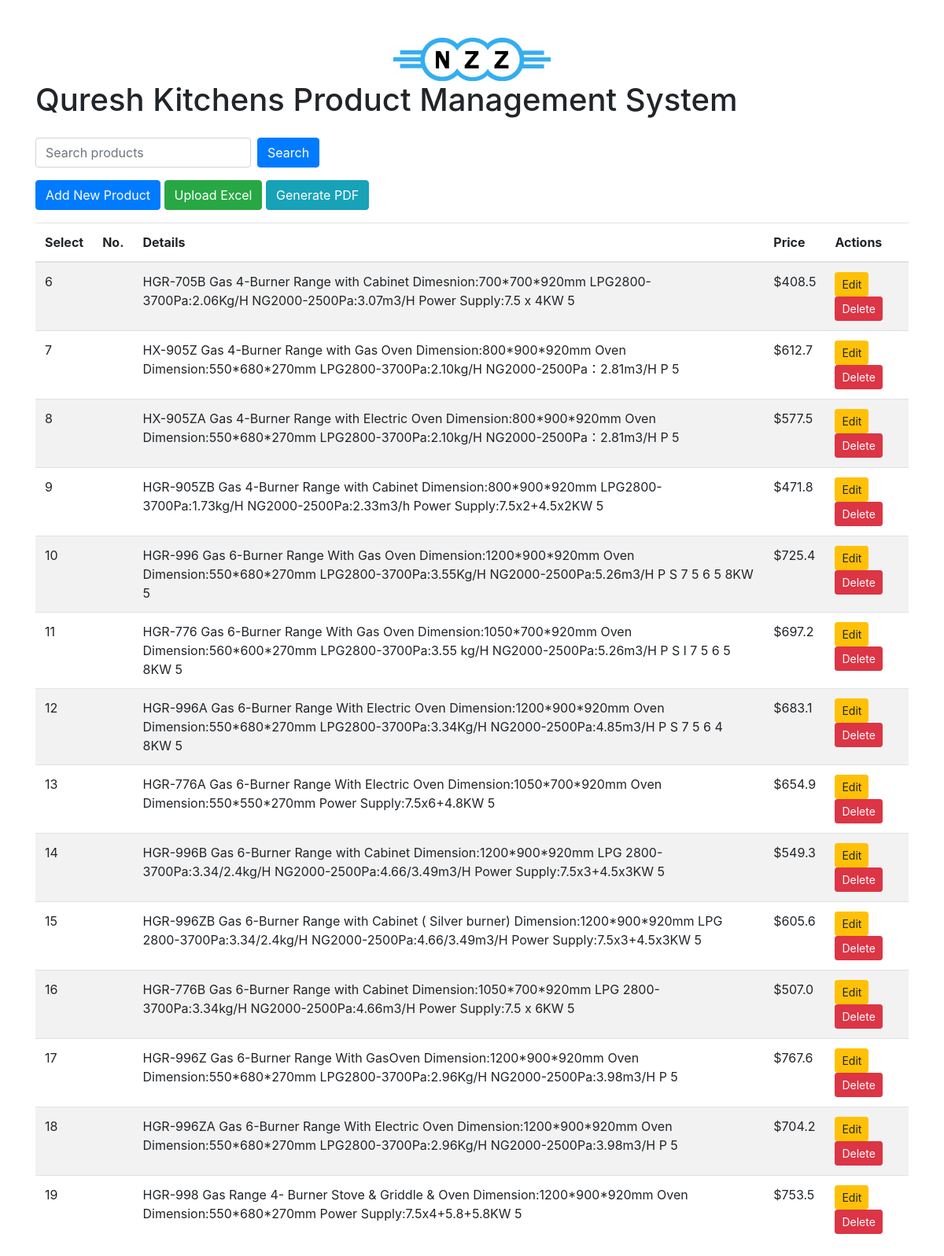
The app's page /excel_to_db/ with its own data.
### Quresh_Database/models.py (models this page shows, shortened)
class Product(db.Model):
    id = db.Column(db.Integer, primary_key=True, autoincrement=True)
    no = db.Column(db.Integer, nullable=False)
    details = db.Column(db.Text, nullable=True)
    price = db.Column(db.Float, nullable=False)
    image = db.Column(db.LargeBinary, nullable=True)  # This will store the image data
    created_at = db.Column(db.DateTime(timezone=True), server_default=db.func.now())

### Quresh_Database/__init__.py (the view)
@project1.route('/', methods=['GET'])
def index():
    search_query = request.args.get('search', '').strip()
    if search_query:
        products = Product.query.filter(
            db.or_(
                Product.details.ilike(f'%{search_query}%'),
                Product.price.cast(db.String).ilike(f'%{search_query}%')
            )
        ).all()
    else:
        products = Product.query.all()
    return render_template('Quresh_Database/index.html', products=products, search_query=search_query)

### Quresh_Database/__init__.py (called while the page is built)
@project1.app_template_filter('highlight')
def highlight_filter(text, search_term):
    if not search_term:
        return text
    highlighted = text.replace(search_term, f'<span class="highlight">{search_term}</span>')
    return highlighted

### Quresh_Database/templates/Quresh_Database/index.html (shortened to what this page needs)
<!DOCTYPE html>
<html lang="en">
<head>
    <link rel="stylesheet" href="https://stackpath.bootstrapcdn.com/bootstrap/4.5.2/css/bootstrap.min.css">
</head>
<body>
    <div class="container mt-5">
        <div class="text-center">
            <img src="{{ url_for('excel_to_db.static', filename='logo.jpeg') }}" alt="Quresh Kitchens Logo" style="max-width: 200px;">
        </div>
        <h1 class="mb-4">Quresh Kitchens Product Management System</h1>
        <div class="mb-3">
            <form action="{{ url_for('excel_to_db.index') }}" method="get" class="form-inline mb-3">
                <input type="text" name="search" class="form-control mr-2" placeholder="Search products" value="{{ search_query }}">
                <button type="submit" class="btn btn-primary">Search</button>
            </form>
            <a href="{{ url_for('excel_to_db.add_product') }}" class="btn btn-primary">Add New Product</a>
            <a href="{{ url_for('excel_to_db.upload_excel') }}" class="btn btn-success">Upload Excel</a>
            <button id="generate_pdf" class="btn btn-info">Generate PDF</button>
        </div>
        <table class="table table-striped">
            <thead>
                <tr>
                    <th>Select</th>
                    <th>No.</th>
                    <th>Details</th>
                    <th>Price</th>
                    <th>Actions</th>
                </tr>
            </thead>
            <tbody>
                {% for product in products %}
                <tr>
                    <td>{{ product.id }}</td>
                    <td>
                    </td>
                    <td>{{ product.details | highlight(search_query) | safe }}</td>
                    <td>${{ product.price }}</td>
                    <td>
                        <a href="{{ url_for('excel_to_db.edit_product', product_id=product.id) }}" class="btn btn-sm btn-warning">Edit</a>
                        <form action="{{ url_for('excel_to_db.delete_product', product_id=product.id) }}" method="post" style="display:inline;">
                            <button type="submit" class="btn btn-sm btn-danger" onclick="return confirm('Are you sure you want to delete this product?');">Delete</button>
                        </form>
                    </td>
                </tr>
                {% endfor %}
            </tbody>
        </table>
    </div>
</body>
</html>

### records on screen
Product: id "6", details|highlight "HGR-705B Gas 4-Burner Range with Cabinet Dimesnion:700*700*920mm LPG2800-3700Pa:2.06Kg/H NG2000-2500Pa:3.07m3/H Power Supply:7.5 x 4KW 5", price "408.5"
Product: id "7", details|highlight "HX-905Z Gas 4-Burner Range with Gas Oven Dimension:800*900*920mm Oven Dimension:550*680*270mm LPG2800-3700Pa:2.10kg/H NG2000-2500Pa：2.81m3/H P 5", price "612.7"
Product: id "8", details|highlight "HX-905ZA Gas 4-Burner Range with Electric Oven Dimension:800*900*920mm Oven Dimension:550*680*270mm LPG2800-3700Pa:2.10kg/H NG2000-2500Pa：2.81m3/H P 5", price "577.5"
Product: id "9", details|highlight "HGR-905ZB Gas 4-Burner Range with Cabinet Dimension:800*900*920mm LPG2800-3700Pa:1.73kg/H NG2000-2500Pa:2.33m3/h Power Supply:7.5x2+4.5x2KW 5", price "471.8"
Product: id "10", details|highlight "HGR-996 Gas 6-Burner Range With Gas Oven Dimension:1200*900*920mm Oven Dimension:550*680*270mm LPG2800-3700Pa:3.55Kg/H NG2000-2500Pa:5.26m3/H P S 7 5 6 5 8KW 5", price "725.4"
Product: id "11", details|highlight "HGR-776 Gas 6-Burner Range With Gas Oven Dimension:1050*700*920mm Oven Dimension:560*600*270mm LPG2800-3700Pa:3.55 kg/H NG2000-2500Pa:5.26m3/H P S l 7 5 6 5 8KW 5", price "697.2"
Product: id "12", details|highlight "HGR-996A Gas 6-Burner Range With Electric Oven Dimension:1200*900*920mm Oven Dimension:550*680*270mm LPG2800-3700Pa:3.34Kg/H NG2000-2500Pa:4.85m3/H P S 7 5 6 4 8KW 5", price "683.1"
Product: id "13", details|highlight "HGR-776A Gas 6-Burner Range With Electric Oven Dimension:1050*700*920mm Oven Dimension:550*550*270mm Power Supply:7.5x6+4.8KW 5", price "654.9"
Product: id "14", details|highlight "HGR-996B Gas 6-Burner Range with Cabinet Dimension:1200*900*920mm LPG 2800-3700Pa:3.34/2.4kg/H NG2000-2500Pa:4.66/3.49m3/H Power Supply:7.5x3+4.5x3KW 5", price "549.3"
Product: id "15", details|highlight "HGR-996ZB Gas 6-Burner Range with Cabinet ( Silver burner) Dimension:1200*900*920mm LPG 2800-3700Pa:3.34/2.4kg/H NG2000-2500Pa:4.66/3.49m3/H Power Supply:7.5x3+4.5x3KW 5", price "605.6"
Product: id "16", details|highlight "HGR-776B Gas 6-Burner Range with Cabinet Dimension:1050*700*920mm LPG 2800-3700Pa:3.34kg/H NG2000-2500Pa:4.66m3/H Power Supply:7.5 x 6KW 5", price "507.0"
Product: id "17", details|highlight "HGR-996Z Gas 6-Burner Range With GasOven Dimension:1200*900*920mm Oven Dimension:550*680*270mm LPG2800-3700Pa:2.96Kg/H NG2000-2500Pa:3.98m3/H P 5", price "767.6"
Product: id "18", details|highlight "HGR-996ZA Gas 6-Burner Range With Electric Oven Dimension:1200*900*920mm Oven Dimension:550*680*270mm LPG2800-3700Pa:2.96Kg/H NG2000-2500Pa:3.98m3/H P 5", price "704.2"
Product: id "19", details|highlight "HGR-998 Gas Range 4- Burner Stove & Griddle & Oven Dimension:1200*900*920mm Oven Dimension:550*680*270mm Power Supply:7.5x4+5.8+5.8KW 5", price "753.5"
